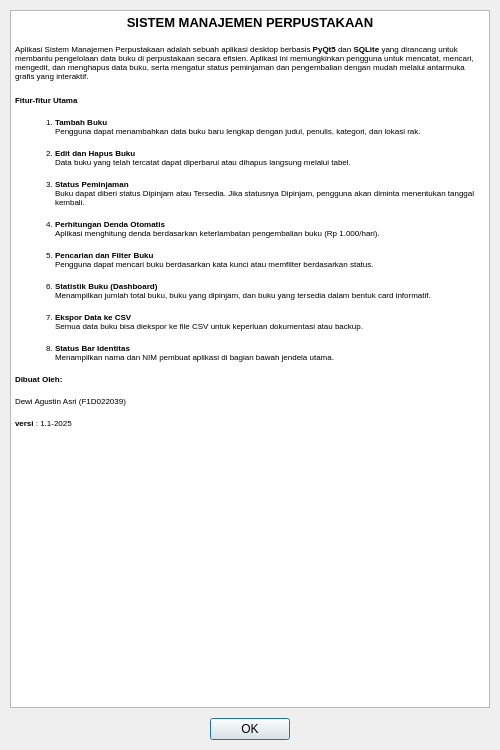
<?xml version="1.0" encoding="UTF-8"?>
<ui version="4.0">
 <class>Dialog</class>
 <widget class="QDialog" name="Dialog">
  <property name="geometry">
   <rect>
    <x>0</x>
    <y>0</y>
    <width>500</width>
    <height>750</height>
   </rect>
  </property>
  <property name="windowTitle">
   <string>Dialog</string>
  </property>
  <property name="styleSheet">
   <string notr="true"/>
  </property>
  <layout class="QVBoxLayout" name="verticalLayout">
   <property name="spacing">
    <number>10</number>
   </property>
   <property name="leftMargin">
    <number>10</number>
   </property>
   <property name="topMargin">
    <number>10</number>
   </property>
   <property name="rightMargin">
    <number>10</number>
   </property>
   <property name="bottomMargin">
    <number>10</number>
   </property>
   <item>
    <widget class="QTextEdit" name="textEdit">
     <property name="html">
      <string>&lt;!DOCTYPE HTML PUBLIC &quot;-//W3C//DTD HTML 4.0//EN&quot; &quot;http://www.w3.org/TR/REC-html40/strict.dtd&quot;&gt;
&lt;html&gt;&lt;head&gt;&lt;meta name=&quot;qrichtext&quot; content=&quot;1&quot; /&gt;&lt;style type=&quot;text/css&quot;&gt;
p, li { white-space: pre-wrap; }
&lt;/style&gt;&lt;/head&gt;&lt;body style=&quot; font-family:'MS Shell Dlg 2'; font-size:8pt; font-weight:400; font-style:normal;&quot;&gt;
&lt;p align=&quot;center&quot; style=&quot; margin-top:14px; margin-bottom:12px; margin-left:0px; margin-right:0px; -qt-block-indent:0; text-indent:0px;&quot;&gt;&lt;span style=&quot; font-size:10pt; font-weight:600;&quot;&gt;SISTEM MANAJEMEN PERPUSTAKAAN&lt;/span&gt;&lt;/p&gt;
&lt;p style=&quot; margin-top:14px; margin-bottom:12px; margin-left:0px; margin-right:0px; -qt-block-indent:0; text-indent:0px;&quot;&gt;&lt;span style=&quot; font-size:6pt;&quot;&gt;Aplikasi Sistem Manajemen Perpustakaan adalah sebuah aplikasi desktop berbasis &lt;/span&gt;&lt;span style=&quot; font-size:6pt; font-weight:600;&quot;&gt;PyQt5&lt;/span&gt;&lt;span style=&quot; font-size:6pt;&quot;&gt; dan &lt;/span&gt;&lt;span style=&quot; font-size:6pt; font-weight:600;&quot;&gt;SQLite&lt;/span&gt;&lt;span style=&quot; font-size:6pt;&quot;&gt; yang dirancang untuk membantu pengelolaan data buku di perpustakaan secara efisien. Aplikasi ini memungkinkan pengguna untuk mencatat, mencari, mengedit, dan menghapus data buku, serta mengatur status peminjaman dan pengembalian dengan mudah melalui antarmuka grafis yang interaktif. &lt;/span&gt;&lt;/p&gt;
&lt;p style=&quot; margin-top:14px; margin-bottom:12px; margin-left:0px; margin-right:0px; -qt-block-indent:0; text-indent:0px;&quot;&gt;&lt;span style=&quot; font-size:6pt; font-weight:600;&quot;&gt;Fitur-fitur Utama&lt;/span&gt;&lt;/p&gt;
&lt;ol style=&quot;margin-top: 0px; margin-bottom: 0px; margin-left: 0px; margin-right: 0px; -qt-list-indent: 1;&quot;&gt;&lt;li style=&quot; font-size:6pt;&quot; style=&quot; margin-top:12px; margin-bottom:12px; margin-left:0px; margin-right:0px; -qt-block-indent:0; text-indent:0px;&quot;&gt;&lt;span style=&quot; font-weight:600;&quot;&gt;Tambah Buku&lt;/span&gt;&lt;br /&gt;Pengguna dapat menambahkan data buku baru lengkap dengan judul, penulis, kategori, dan lokasi rak.&lt;/li&gt;
&lt;li style=&quot; font-size:6pt;&quot; style=&quot; margin-top:12px; margin-bottom:12px; margin-left:0px; margin-right:0px; -qt-block-indent:0; text-indent:0px;&quot;&gt;&lt;span style=&quot; font-weight:600;&quot;&gt;Edit dan Hapus Buku&lt;/span&gt;&lt;br /&gt;Data buku yang telah tercatat dapat diperbarui atau dihapus langsung melalui tabel.&lt;/li&gt;
&lt;li style=&quot; font-size:6pt;&quot; style=&quot; margin-top:12px; margin-bottom:12px; margin-left:0px; margin-right:0px; -qt-block-indent:0; text-indent:0px;&quot;&gt;&lt;span style=&quot; font-weight:600;&quot;&gt;Status Peminjaman&lt;/span&gt;&lt;br /&gt;Buku dapat diberi status Dipinjam atau Tersedia. Jika statusnya Dipinjam, pengguna akan diminta menentukan tanggal kembali.&lt;/li&gt;
&lt;li style=&quot; font-size:6pt;&quot; style=&quot; margin-top:12px; margin-bottom:12px; margin-left:0px; margin-right:0px; -qt-block-indent:0; text-indent:0px;&quot;&gt;&lt;span style=&quot; font-weight:600;&quot;&gt;Perhitungan Denda Otomatis&lt;/span&gt;&lt;br /&gt;Aplikasi menghitung denda berdasarkan keterlambatan pengembalian buku (Rp 1.000/hari).&lt;/li&gt;
&lt;li style=&quot; font-size:6pt;&quot; style=&quot; margin-top:12px; margin-bottom:12px; margin-left:0px; margin-right:0px; -qt-block-indent:0; text-indent:0px;&quot;&gt;&lt;span style=&quot; font-weight:600;&quot;&gt;Pencarian dan Filter Buku&lt;/span&gt;&lt;br /&gt;Pengguna dapat mencari buku berdasarkan kata kunci atau memfilter berdasarkan status.&lt;/li&gt;
&lt;li style=&quot; font-size:6pt;&quot; style=&quot; margin-top:12px; margin-bottom:12px; margin-left:0px; margin-right:0px; -qt-block-indent:0; text-indent:0px;&quot;&gt;&lt;span style=&quot; font-weight:600;&quot;&gt;Statistik Buku (Dashboard)&lt;/span&gt;&lt;br /&gt;Menampilkan jumlah total buku, buku yang dipinjam, dan buku yang tersedia dalam bentuk card informatif.&lt;/li&gt;
&lt;li style=&quot; font-size:6pt;&quot; style=&quot; margin-top:12px; margin-bottom:12px; margin-left:0px; margin-right:0px; -qt-block-indent:0; text-indent:0px;&quot;&gt;&lt;span style=&quot; font-weight:600;&quot;&gt;Ekspor Data ke CSV&lt;/span&gt;&lt;br /&gt;Semua data buku bisa diekspor ke file CSV untuk keperluan dokumentasi atau backup.&lt;/li&gt;
&lt;li style=&quot; font-size:6pt;&quot; style=&quot; margin-top:12px; margin-bottom:12px; margin-left:0px; margin-right:0px; -qt-block-indent:0; text-indent:0px;&quot;&gt;&lt;span style=&quot; font-weight:600;&quot;&gt;Status Bar Identitas&lt;/span&gt;&lt;br /&gt;Menampilkan nama dan NIM pembuat aplikasi di bagian bawah jendela utama. &lt;/li&gt;&lt;/ol&gt;
&lt;p style=&quot; margin-top:12px; margin-bottom:12px; margin-left:0px; margin-right:0px; -qt-block-indent:0; text-indent:0px;&quot;&gt;&lt;span style=&quot; font-size:6pt; font-weight:600;&quot;&gt;Dibuat Oleh:&lt;/span&gt;&lt;/p&gt;
&lt;p style=&quot; margin-top:12px; margin-bottom:12px; margin-left:0px; margin-right:0px; -qt-block-indent:0; text-indent:0px;&quot;&gt;&lt;span style=&quot; font-size:6pt;&quot;&gt;Dewi Agustin Asri (F1D022039)&lt;/span&gt;&lt;/p&gt;
&lt;p style=&quot; margin-top:12px; margin-bottom:12px; margin-left:0px; margin-right:0px; -qt-block-indent:0; text-indent:0px;&quot;&gt;&lt;span style=&quot; font-size:6pt; font-weight:600;&quot;&gt;versi &lt;/span&gt;&lt;span style=&quot; font-size:6pt;&quot;&gt;: 1.1-2025&lt;/span&gt;&lt;/p&gt;
&lt;p style=&quot;-qt-paragraph-type:empty; margin-top:12px; margin-bottom:12px; margin-left:0px; margin-right:0px; -qt-block-indent:0; text-indent:0px; font-size:6pt;&quot;&gt;&lt;br /&gt;&lt;/p&gt;&lt;/body&gt;&lt;/html&gt;</string>
     </property>
    </widget>
   </item>
   <item>
    <widget class="QDialogButtonBox" name="buttonBox">
     <property name="styleSheet">
      <string notr="true">#buttonBox QPushButton {
    background-color: #1167b1;
    color: white;
    padding: 6px 12px;
    border-radius: 4px;
}

#buttonBox QPushButton:hover {
    background-color: #0e5492;
}
</string>
     </property>
     <property name="orientation">
      <enum>Qt::Horizontal</enum>
     </property>
     <property name="standardButtons">
      <set>QDialogButtonBox::Ok</set>
     </property>
     <property name="centerButtons">
      <bool>true</bool>
     </property>
    </widget>
   </item>
  </layout>
 </widget>
 <resources/>
 <connections>
  <connection>
   <sender>buttonBox</sender>
   <signal>accepted()</signal>
   <receiver>Dialog</receiver>
   <slot>accept()</slot>
   <hints>
    <hint type="sourcelabel">
     <x>248</x>
     <y>254</y>
    </hint>
    <hint type="destinationlabel">
     <x>157</x>
     <y>274</y>
    </hint>
   </hints>
  </connection>
  <connection>
   <sender>buttonBox</sender>
   <signal>rejected()</signal>
   <receiver>Dialog</receiver>
   <slot>reject()</slot>
   <hints>
    <hint type="sourcelabel">
     <x>316</x>
     <y>260</y>
    </hint>
    <hint type="destinationlabel">
     <x>286</x>
     <y>274</y>
    </hint>
   </hints>
  </connection>
 </connections>
</ui>
